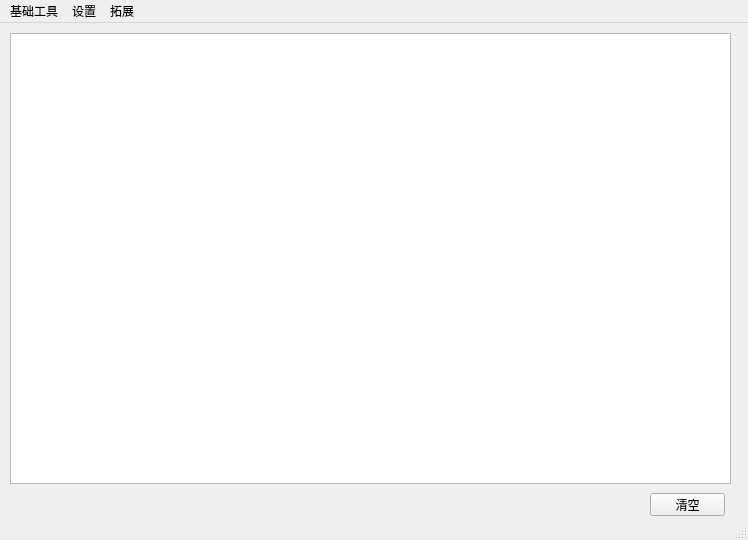
<?xml version="1.0" encoding="UTF-8"?>
<ui version="4.0">
 <class>MainWindow</class>
 <widget class="QMainWindow" name="MainWindow">
  <property name="geometry">
   <rect>
    <x>0</x>
    <y>0</y>
    <width>748</width>
    <height>540</height>
   </rect>
  </property>
  <property name="windowTitle">
   <string>MainWindow</string>
  </property>
  <widget class="QWidget" name="centralwidget">
   <widget class="QTextBrowser" name="textBrowser">
    <property name="geometry">
     <rect>
      <x>10</x>
      <y>10</y>
      <width>721</width>
      <height>451</height>
     </rect>
    </property>
   </widget>
   <widget class="QPushButton" name="clearButton">
    <property name="geometry">
     <rect>
      <x>650</x>
      <y>470</y>
      <width>75</width>
      <height>23</height>
     </rect>
    </property>
    <property name="text">
     <string>清空</string>
    </property>
   </widget>
  </widget>
  <widget class="QMenuBar" name="menubar">
   <property name="geometry">
    <rect>
     <x>0</x>
     <y>0</y>
     <width>748</width>
     <height>23</height>
    </rect>
   </property>
   <widget class="QMenu" name="menu">
    <property name="title">
     <string>基础工具</string>
    </property>
    <widget class="QMenu" name="menutxt">
     <property name="title">
      <string>txt类</string>
     </property>
     <addaction name="actionjiaoji"/>
     <addaction name="actionchaji"/>
     <addaction name="actionbingji"/>
     <addaction name="actioncheck"/>
     <addaction name="actionBind"/>
     <addaction name="actionmutilCha"/>
     <addaction name="actionreverseResult"/>
     <addaction name="actionmultiPositionHandler"/>
     <addaction name="actionfindEmpty"/>
     <addaction name="actionsingleNumberRate"/>
    </widget>
    <widget class="QMenu" name="menuexcel">
     <property name="title">
      <string>excel类</string>
     </property>
     <widget class="QMenu" name="menu_5">
      <property name="title">
       <string>原始数据随机组合</string>
      </property>
      <addaction name="actionsingleOriginPaste"/>
      <addaction name="actionmutilOriginPaste"/>
     </widget>
     <widget class="QMenu" name="menupiliangdanqujian">
      <property name="title">
       <string>批量单区间</string>
      </property>
      <addaction name="actionExcelSet"/>
      <addaction name="actionpartsSingleExcel"/>
     </widget>
     <widget class="QMenu" name="menu_6">
      <property name="title">
       <string>批量累加</string>
      </property>
      <addaction name="actionAddSource"/>
      <addaction name="actionmutilAdd"/>
      <addaction name="actionMutilDirAdd"/>
     </widget>
     <addaction name="actionmainCheck"/>
     <addaction name="actionmini"/>
     <addaction name="actionSource"/>
     <addaction name="actionactionTwoside"/>
     <addaction name="menu_5"/>
     <addaction name="actionStaticsPosition"/>
     <addaction name="actionexcelMissing"/>
     <addaction name="menupiliangdanqujian"/>
     <addaction name="menu_6"/>
    </widget>
    <widget class="QMenu" name="menu_4">
     <property name="title">
      <string>txt随机类</string>
     </property>
     <addaction name="actiontxtRandom"/>
     <addaction name="actiontxtRandomGroup"/>
     <addaction name="actionrandomPickBind"/>
     <addaction name="actionrandomGroupBind"/>
     <addaction name="actiondiyPIckGroupInter"/>
     <addaction name="actionrandomMutilTxt"/>
     <addaction name="separator"/>
    </widget>
    <addaction name="menutxt"/>
    <addaction name="menu_4"/>
    <addaction name="menuexcel"/>
   </widget>
   <widget class="QMenu" name="menu_2">
    <property name="title">
     <string>拓展</string>
    </property>
    <addaction name="actionloadingRecent"/>
    <addaction name="actionexportPast"/>
   </widget>
   <widget class="QMenu" name="menu_3">
    <property name="title">
     <string>设置</string>
    </property>
    <addaction name="actionconfig"/>
   </widget>
   <addaction name="menu"/>
   <addaction name="menu_3"/>
   <addaction name="menu_2"/>
  </widget>
  <widget class="QStatusBar" name="statusbar"/>
  <action name="actionjiaoji">
   <property name="text">
    <string>交集</string>
   </property>
  </action>
  <action name="actionchaji">
   <property name="text">
    <string>差集</string>
   </property>
  </action>
  <action name="actionbingji">
   <property name="text">
    <string>并集</string>
   </property>
  </action>
  <action name="actionloadingRecent">
   <property name="text">
    <string>读取最近十期号码</string>
   </property>
  </action>
  <action name="actionexportPast">
   <property name="text">
    <string>导出近3年往次数据</string>
   </property>
  </action>
  <action name="actionconfig">
   <property name="text">
    <string>配置信息</string>
   </property>
  </action>
  <action name="actioncheck">
   <property name="text">
    <string>多txt求交</string>
   </property>
  </action>
  <action name="actionmainCheck">
   <property name="text">
    <string>开始测算概率</string>
   </property>
  </action>
  <action name="actionSource">
   <property name="text">
    <string>批量交叉原始数据</string>
   </property>
  </action>
  <action name="actionmini">
   <property name="text">
    <string>自定义单区间</string>
   </property>
  </action>
  <action name="actionAddSource">
   <property name="text">
    <string>批量累加交叉</string>
   </property>
  </action>
  <action name="actionExcelSet">
   <property name="text">
    <string>批量单区间结果集</string>
   </property>
  </action>
  <action name="actionBind">
   <property name="text">
    <string>多txt求并</string>
   </property>
  </action>
  <action name="actionactionTwoside">
   <property name="text">
    <string>批量双区结果集</string>
   </property>
  </action>
  <action name="actiontxtRandom">
   <property name="text">
    <string>随机抽取求交</string>
   </property>
  </action>
  <action name="actiontxtRandomGroup">
   <property name="text">
    <string>随机分组求交</string>
   </property>
  </action>
  <action name="actionmutilCha">
   <property name="text">
    <string>各txt求目标差</string>
   </property>
  </action>
  <action name="actionmutilIsRight">
   <property name="text">
    <string>批量判断落入</string>
   </property>
  </action>
  <action name="actionrandomPickBind">
   <property name="text">
    <string>随机抽取求并</string>
   </property>
  </action>
  <action name="actionrandomGroupBind">
   <property name="text">
    <string>随机分组求并</string>
   </property>
  </action>
  <action name="actiondiyPIckGroupInter">
   <property name="text">
    <string>自定义抽取求交</string>
   </property>
  </action>
  <action name="actionmutilAdd">
   <property name="text">
    <string>批量累加指定数量</string>
   </property>
  </action>
  <action name="actionStaticsPosition">
   <property name="text">
    <string>统计各位置数字</string>
   </property>
  </action>
  <action name="actionreverseResult">
   <property name="text">
    <string>逆算生成</string>
   </property>
  </action>
  <action name="actionexcelMissing">
   <property name="text">
    <string>命中情况统计</string>
   </property>
  </action>
  <action name="actionsingleOriginPaste">
   <property name="text">
    <string>单文件</string>
   </property>
  </action>
  <action name="actionmutilOriginPaste">
   <property name="text">
    <string>批量</string>
   </property>
  </action>
  <action name="actiondirectoryAdd">
   <property name="text">
    <string>文件夹同序叠加</string>
   </property>
  </action>
  <action name="actionpartsSingleExcel">
   <property name="text">
    <string>批量分组单区间</string>
   </property>
  </action>
  <action name="actionMutilDirAdd">
   <property name="text">
    <string>批量文件夹同序叠加</string>
   </property>
  </action>
  <action name="actionrandomMutilTxt">
   <property name="text">
    <string>批量随机抽取求交</string>
   </property>
  </action>
  <action name="actionmultiPositionHandler">
   <property name="text">
    <string>单双文件数位处理</string>
   </property>
  </action>
  <action name="actionfindEmpty">
   <property name="text">
    <string>组合找空集</string>
   </property>
  </action>
  <action name="actionsingleNumberRate">
   <property name="text">
    <string>单数频次</string>
   </property>
  </action>
 </widget>
 <resources/>
 <connections/>
</ui>
